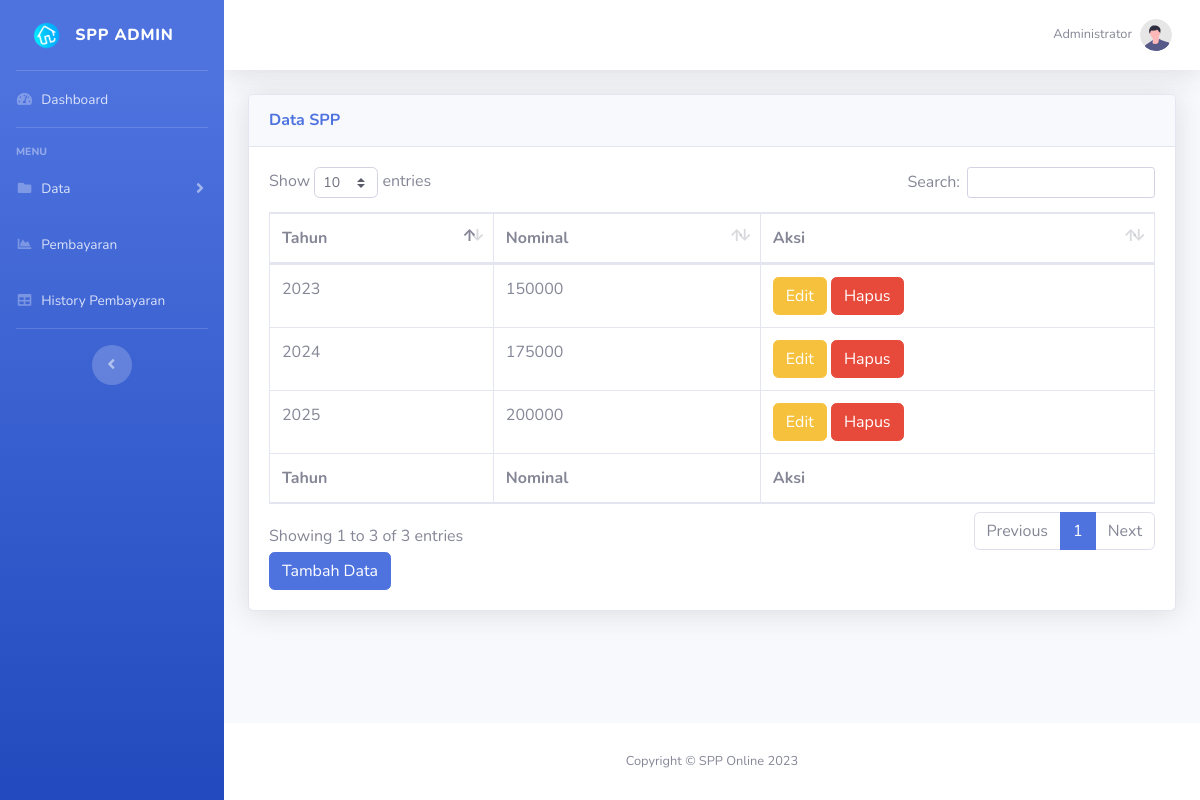
Page /admin/spp.php (signed in) on the committed database.
### tables this page shows
CREATE TABLE `spp` (
  `id_spp` int NOT NULL,
  `tahun` varchar(10) NOT NULL,
  `nominal` int NOT NULL
);

### admin/spp.php (the view, shortened to what this page needs)
<!DOCTYPE html>
<html lang="en">
<head>
    <link href="vendor/fontawesome-free/css/all.min.css" rel="stylesheet" type="text/css">
    <link href="css/sb-admin-2.min.css" rel="stylesheet">
    <link href="vendor/datatables/dataTables.bootstrap4.min.css" rel="stylesheet">
</head>
<body id="page-top">
    <div id="wrapper">
        <ul class="navbar-nav bg-gradient-primary sidebar sidebar-dark accordion" id="accordionSidebar">
            <a class="sidebar-brand d-flex align-items-center justify-content-center" href="index.php">
                <div class="sidebar-brand-icon rotate-n-15">
                    <img src="img/home.png" height="25px" width="25px">
                </div>
                <div class="sidebar-brand-text mx-3">SPP Admin <sup></sup></div>
            </a>
            <hr class="sidebar-divider my-0">
            <li class="nav-item">
                <a class="nav-link" href="index.php">
                    <i class="fas fa-fw fa-tachometer-alt"></i>
                    <span>Dashboard</span></a>
            </li>
            <hr class="sidebar-divider">
            <div class="sidebar-heading">
                Menu
            </div>
            <li class="nav-item">
                <a class="nav-link collapsed" href="#" data-toggle="collapse" data-target="#collapsePages"
                    aria-expanded="true" aria-controls="collapsePages">
                    <i class="fas fa-fw fa-folder"></i>
                    <span>Data</span>
                </a>
            </li>
            <li class="nav-item">
                <a class="nav-link" href="pembayaran.php">
                    <i class="fas fa-fw fa-chart-area"></i>
                    <span>Pembayaran</span></a>
            </li>
            <li class="nav-item">
                <a class="nav-link" href="history_pembayaran.php">
                    <i class="fas fa-fw fa-table"></i>
                    <span>History Pembayaran</span></a>
            </li>
            <hr class="sidebar-divider d-none d-md-block">
            <div class="text-center d-none d-md-inline">
                <button class="rounded-circle border-0" id="sidebarToggle"></button>
            </div>
        </ul>
        <div id="content-wrapper" class="d-flex flex-column">
            <div id="content">
                <nav class="navbar navbar-expand navbar-light bg-white topbar mb-4 static-top shadow">
                    <ul class="navbar-nav ml-auto">
                        <li class="nav-item dropdown no-arrow">
                            <a class="nav-link dropdown-toggle" href="#" id="userDropdown" role="button"
                                data-toggle="dropdown" aria-haspopup="true" aria-expanded="false">
                                <span class="mr-2 d-none d-lg-inline text-gray-600 small">
                                     <?php echo $_SESSION['nama'];?>
                                </span>
                                <img class="img-profile rounded-circle"
                                    src="img/undraw_profile.svg">
                            </a>
                        </li>
                    </ul>
                </nav>
                <div class="container-fluid">
                    <div class="card shadow mb-4">
                        <div class="card-header py-3">
                            <h6 class="m-0 font-weight-bold text-primary">Data SPP</h6>
                        </div>
                        <div class="card-body">
                            <div class="table-responsive">
                                <table class="table table-bordered" id="dataTable" width="100%" cellspacing="0">
                                    <thead>
                                        <tr>
                                            <th>Tahun</th>
                                            <th>Nominal</th>
                                            <th>Aksi</th>
                                        </tr>
                                    </thead>
                                    <tfoot>
                                        <tr>
                                            <th>Tahun</th>
                                            <th>Nominal</th>
                                            <th>Aksi</th>
                                        </tr>
                                    </tfoot>
                                    <tbody>
                                        <?php
                                            $query = mysqli_query($koneksi,"select *from spp");
                                            while ($data = mysqli_fetch_array($query)){
                                        ?>
                                        <tr>
                                            <td><?php echo $data['tahun'];?></td>
                                            <td><?php echo $data['nominal'];?></td>
                                            <td>
                                                <a href="edit_spp.php?id_spp=<?php echo $data['id_spp'];?>"><button class="btn btn-warning">Edit</button></a>
                                                <button class="btn btn-danger" onclick="konfirmasiHapus('hapus_spp.php?id_spp=<?php echo $data['id_spp'];?>', 'SPP tahun <?php echo $data['tahun'];?>')">Hapus</button>
                                            </td>
                                        </tr>
                                        <?php } ?>
                                    </tbody>
                                </table>
                                <a href="tambah_data_spp.php"><button class="btn btn-primary">Tambah Data</button></a>
                            </div>
                        </div>
                    </div>
                </div>
            </div>
            <footer class="sticky-footer bg-white">
                <div class="container my-auto">
                    <div class="copyright text-center my-auto">
                       <span>Copyright &copy; SPP Online 2023</span>
                    </div>
                </div>
            </footer>
        </div>
    </div>
</body>
</html>

### rows in the picture
spp: tahun "2023", nominal "150000"
spp: tahun "2024", nominal "175000"
spp: tahun "2025", nominal "200000"

### other values in the picture
$_SESSION['nama'] "Administrator"
